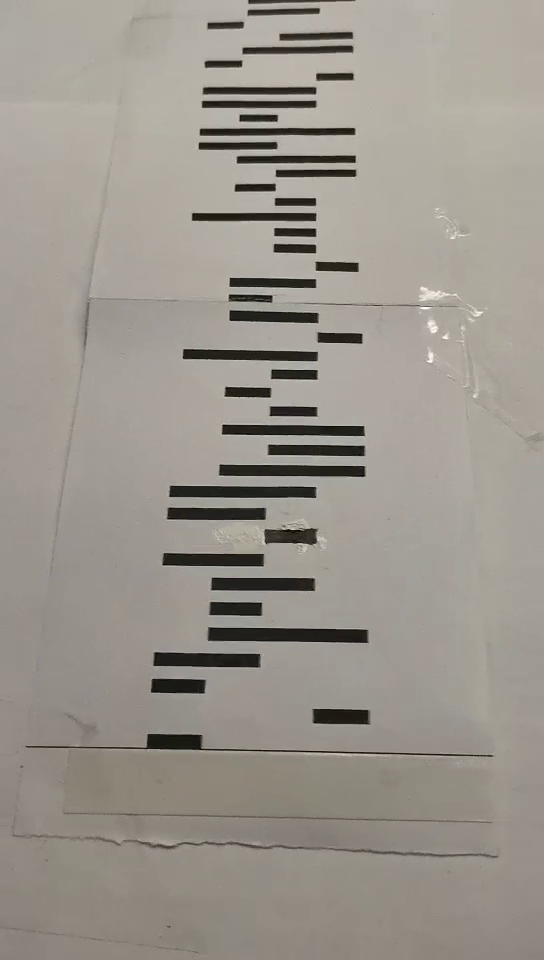
//> input picture frame 41 of test1.mp4, 544 x 960 px
$ ./figure_before_midterm   (built with g++ and OpenCV 4)
//> lines starting //> are read from the running program, lines starting //| are printed output that depends on the picture; after the words box and inside, x2 and y2 are one past the last pixel; in counts of white or black regions, pixels touching at a corner belong together
#include <opencv2/opencv.hpp>
#include <vector>
#include <algorithm>
#include <iostream>
#include <chrono>
#include <opencv2/core/core.hpp>
#include <opencv2/highgui/highgui.hpp>
#include <opencv2/imgproc/imgproc.hpp>
using namespace cv;
using namespace std;

// 结构体用于替代Python中的字典
struct Line {
    int centx, centy, xl, xr;
};

// 预处理函数
cv::Mat pre_proc(const Rect& roi, const Mat& src) {
    // 缩放图像到固定尺寸
    /*
    Mat resize;
    cv::resize(src, resize, Size(640, 480), 0, 0, INTER_LINEAR);

    // 复制resize到pre_img

    */
    Mat pre_img = src.clone();
    // 画出ROI区域
    rectangle(pre_img, roi, Scalar(0, 255, 0), 2);

    // 反色处理
    bitwise_not(pre_img, pre_img);

    // 分离通道，只处理蓝色通道
    vector<Mat> bgr_channels;
    split(pre_img, bgr_channels);
    Mat blue_channel = bgr_channels[0];

    // 裁剪ROI并缩放
    Mat img_roi = blue_channel(roi);
    Mat code;
    //cv::resize(img_roi, code, Size(src.cols, 640), 0, 0, INTER_LINEAR);

    // 二值化
    threshold(img_roi, code, 150, 255, THRESH_BINARY);

    // 降噪处理
    Mat kernel = getStructuringElement(MORPH_RECT, Size(5, 5));
    Mat h_kernel = getStructuringElement(MORPH_RECT, Size(src.cols / 16, 1));
    Mat rec;
    erode(code, rec, h_kernel);
    erode(rec, rec, kernel);

    return rec;
}
void put_code(const Rect& roi, const string& num, const Point& loc, Mat& src1, Mat& src2) {
    // 计算在src1上的文本位置
    Point p1(loc.x - 10, loc.y);
    putText(src1, num, p1, FONT_HERSHEY_TRIPLEX, 0.5, Scalar(255, 0, 0), 1, LINE_AA);

    // 计算在src2上的文本位置
    Point p2(static_cast<int>(roi.x + loc.x * (roi.width / 400.0) - 20), loc.y + roi.y);
    putText(src2, num, p2, FONT_HERSHEY_TRIPLEX, 0.5, Scalar(255, 0, 0), 1, LINE_AA);

}
void detect_and_draw_orb_features(Mat& img) {
    // 创建ORB特征检测器
    Ptr<ORB> orb = ORB::create();

    // 检测ORB特征
    vector<KeyPoint> keypoints;
    orb->detect(img, keypoints);

    // 在图像上绘制特征点
    drawKeypoints(img, keypoints, img, Scalar(0, 255, 0), DrawMatchesFlags::DEFAULT);
}

// 比较函数，用于sort
bool compareByCentY(const Line& a, const Line& b) {
    return a.centy > b.centy;
}

pair<vector<Line>, int> cluster(const vector<Vec4i>& lines) {
    vector<Line> a, b;
    int t = 0;

    // 转换所有直线到自定义的Line结构体
    for (const auto& line : lines) {
        Line l;
        l.centx = static_cast<int>((line[0] + line[2]) / 2.0);
        l.centy = static_cast<int>((line[1] + line[3]) / 2.0);
        l.xl = line[0];
        l.xr = line[2];
        a.push_back(l);
    }

    // 根据centy坐标排序
    sort(a.begin(), a.end(), compareByCentY);

    b.push_back(a[0]);

    for (const auto& line : a) {
        if (abs(b[t].centy - line.centy) < 10) {
            b[t].centy = static_cast<int>((b[t].centy + line.centy) / 2.0);
            b[t].xl = min(b[t].xl, line.xl);
            b[t].xr = max(b[t].xr, line.xr);
            b[t].centx = static_cast<int>((b[t].xl + b[t].xr) / 2.0);
        } else {
            b.push_back(line);
            ++t;
        }
    }

    return {b, t + 1}; // 返回聚类后的直线和数量
}


void cluster_and_set_threshold(vector<Line>& b, vector<int>& thresholds) {
    // 计算每条线的宽度并转换为Mat格式
    Mat data(b.size(), 1, CV_32F);
    for (size_t i = 0; i < b.size(); ++i) {
        int width = b[i].xr - b[i].xl;  // 计算线的宽度
        data.at<float>(i) = static_cast<float>(width);
    }

    // 使用K-means聚类算法对线的宽度进行聚类
    Mat labels, centers;
    kmeans(data, 4, labels, TermCriteria(TermCriteria::EPS + TermCriteria::COUNT, 10, 1.0), 4, KMEANS_PP_CENTERS, centers);

    // 将聚类中心点的宽度转换为vector<int>格式，并按从小到大的顺序排序
    vector<int> centers_vec(4);
    for (int i = 0; i < 4; ++i) {
        centers_vec[i] = static_cast<int>(centers.at<float>(i));
    }
    sort(centers_vec.begin(), centers_vec.end());

    // 设置阈值为相邻两个聚类中心点的宽度的平均值
    thresholds.resize(3);
    thresholds[0] = (centers_vec[0] + centers_vec[1]) / 2;
    thresholds[1] = (centers_vec[1] + centers_vec[2]) / 2;
    thresholds[2] = (centers_vec[2] + centers_vec[3]) / 2;
}
string code_rec(const Rect& roi, const vector<Line>& b, int cls_number, Mat& src1, Mat& src2) {
    string head;
    // 遍历所有的聚类直线
    vector<int> thresholds;
    cluster_and_set_threshold(const_cast<vector<Line>&>(b), thresholds);
    for (int i = 0; i < cls_number; ++i) {
        line(src1, Point(b[i].xl, b[i].centy), Point(b[i].xr, b[i].centy), Scalar(0, 255, 255), 3, LINE_AA);
        circle(src1, Point(b[i].centx, b[i].centy), 3, Scalar(0, 0, 255), 3);
        int width = b[i].xr - b[i].xl;

        if (b[i].centy > 120) {
            if (width < thresholds[0]) {
                if (b[i].centx < 110) {
                    put_code(roi, "1", Point(b[i].xl, b[i].centy), src1, src2);
                    head += '1';
                } else if (b[i].centx < 200) {
                    put_code(roi, "2", Point(b[i].xl, b[i].centy), src1, src2);
                    head += '2';
                } else if (b[i].centx < 290) {
                    put_code(roi, "3", Point(b[i].xl, b[i].centy), src1, src2);
                    head += '3';
                } else {
                    put_code(roi, "4", Point(b[i].xl, b[i].centy), src1, src2);
                    head += '4';
                }
            } else if (width < thresholds[1]) {
                if (b[i].centx < 170) {
                    put_code(roi, "5", Point(b[i].xl, b[i].centy), src1, src2);
                    head += '5';
                } else if (b[i].centx < 250) {
                    put_code(roi, "6", Point(b[i].xl, b[i].centy), src1, src2);
                    head += '6';
                } else {
                    put_code(roi, "7", Point(b[i].xl, b[i].centy), src1, src2);
                    head += '7';
                }
            } else if (width < thresholds[2]) {
                if (b[i].centx < 220) {
                    put_code(roi, "8", Point(b[i].xl, b[i].centy), src1, src2);
                    head += '8';
                } else {
                    put_code(roi, "9", Point(b[i].xl, b[i].centy), src1, src2);
                    head += '9';
                }
            } else {
                put_code(roi, "0", Point(b[i].xl, b[i].centy), src1, src2);
                head += '0';
            }
        }
    }
    return head;
}

int locate(const int x_cut, const string& head) {
    const string pi = "1415926535897932384626433832795028841971693993751058209749445923078164062862089986280348253421170679821480865";
    int location = -1;
    if (head.length() >= 5) {
        for (size_t i = 0; i <= head.length() - 5; ++i) {
            size_t found = pi.find(head.substr(i, 5));
            if (found != string::npos) {
                location = static_cast<int>(found);
                // 找到匹配后，向两边扩展搜索
                int left = i, right = i + 4;
                while (left > 0 && pi[found - 1] == head[left - 1]) {
                    --found;
                    --left;
                }
                while (right < head.length() - 1 && pi[found + 5] == head[right + 1]) {
                    ++right;
                }
                break;
            }
        }
    }
    return location - x_cut;
}
// [36 lines left out: function roi_track, not called in this run]
int main() {
    // 视频准备
    VideoCapture cap("test1.mp4");
    if (!cap.isOpened()) {
        cerr << "Error opening video file" << endl;
        return -1;
    }

    Mat frame;
    //计算frame的长宽
    Rect roi(40, 220, 400, 320);

    // 设置ROI为frame的下半区域
    int frameCount = 1;
    while (cap.read(frame)) {
//> frame is the input picture: 960 rows x 544 cols, CV_8UC3; mean B, G, R 141.6, 149.5, 154.6
        auto start = chrono::high_resolution_clock::now();
        // 预处理
        cv::Mat rec_img_ROI ;
        rec_img_ROI = pre_proc(roi, frame);
//> in pre_proc, `Mat img_roi = blue_channel(roi);`:
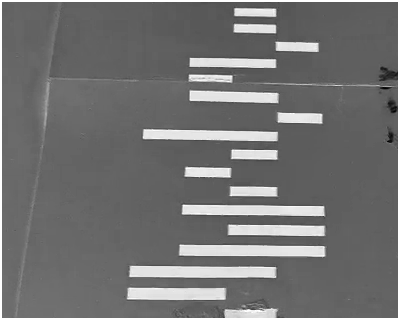
//> img_roi: 320 rows x 400 cols, CV_8UC1; min 0, max 255, mean 115.1
//> in pre_proc, `threshold(img_roi, code, 150, 255, THRESH_BINARY);`:
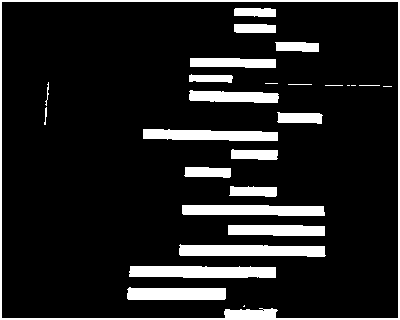
//> code: 320 rows x 400 cols, CV_8UC1; 12.8% white; 27 white regions (6 under 20 px), largest, box (x1, y1, x2, y2) and area: (0, 0, 400, 320) 3309, (129, 266, 276, 278) 1624, (179, 244, 326, 257) 1565
//> in pre_proc, `erode(rec, rec, kernel);`:
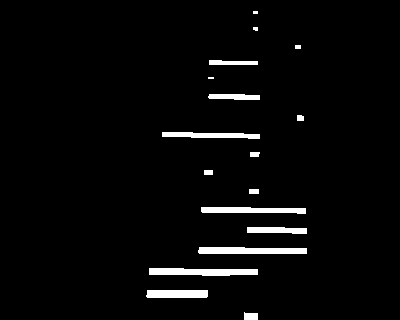
//> rec: 320 rows x 400 cols, CV_8UC1; 3.2% white; 17 white regions (3 under 20 px), largest, box (x1, y1, x2, y2) and area: (149, 268, 258, 276) 717, (198, 247, 307, 254) 697, (201, 207, 306, 214) 583

        // 霍夫变换
        vector<Vec4i> lines;
        HoughLinesP(rec_img_ROI, lines, 1, CV_PI / 180, 50, 50, 10);
//> lines = 33 lines (x1, y1, x2, y2), first 8: [201, 210, 305, 208], [149, 271, 257, 273], [208, 211, 305, 212], [149, 273, 235, 274], [202, 253, 306, 250], [162, 136, 259, 136], [199, 249, 306, 249], [205, 212, 305, 211]

        // 聚类
        pair<vector<Line>, int> clustering = cluster(lines);
//> the loop in cluster, `for (const auto& line : lines)` made 33 passes
//> (line, l.centx, l.centy, l.xl, l.xr) on passes 1 to 8: ([201, 210, 305, 208], 253, 209, 201, 305), ([149, 271, 257, 273], 203, 272, 149, 257), ([208, 211, 305, 212], 256, 211, 208, 305), ([149, 273, 235, 274], 192, 273, 149, 235), ([202, 253, 306, 250], 254, 251, 202, 306), ([162, 136, 259, 136], 210, 136, 162, 259), ([199, 249, 306, 249], 252, 249, 199, 306), ([205, 212, 305, 211], 255, 211, 205, 305)
//> after the loop in cluster, `for (const auto& line : a)`: t = 6
        vector<Line>& cls_lines = clustering.first;
//> cls_lines = 7 items
        int cls_num = clustering.second;
//> cls_num = 7

        // 识别
        string rec_code = code_rec(roi, cls_lines, cls_num, rec_img_ROI,frame);
//> in cluster_and_set_threshold, `Mat data(b.size(), 1, CV_32F);`: data = [0, 0, 0, 0, 0, 0, 0]
//> the loop in cluster_and_set_threshold, `for (size_t i = 0; i < b.size(); ++i)` made 7 passes
//> width on passes 1 to 7: 61, 108, 108, 59, 104, 97, 51
//> in cluster_and_set_threshold, `kmeans(data, 4, labels, TermCriteria(TermCriteria::EPS + TermCriteria:..`: labels = [1, 0, 0, 1, 0, 2, 3]; centers = [106.7, 60, 97, 51]
//> in cluster_and_set_threshold, `sort(centers_vec.begin(), centers_vec.end());`: centers_vec = [51, 60, 97, 106]
//> in cluster_and_set_threshold, `thresholds.resize(3);`: thresholds = [0, 0, 0]
//> in cluster_and_set_threshold, `thresholds[0] = (centers_vec[0] + centers_vec[1]) / 2;`: thresholds = [55, 0, 0]
//> in cluster_and_set_threshold, `thresholds[1] = (centers_vec[1] + centers_vec[2]) / 2;`: thresholds = [55, 78, 0]
//> in cluster_and_set_threshold, `thresholds[2] = (centers_vec[2] + centers_vec[3]) / 2;`: thresholds = [55, 78, 101]
//> the loop in code_rec, `for (int i = 0; i < cls_number; ++i)` made 7 passes
//> (width, p1 in put_code, p2 in put_code, head) on passes 1 to 6: (61, Point(136, 291), Point(166, 511), '6'), (108, Point(139, 269), Point(169, 489), "60"), (108, Point(188, 248), Point(218, 468), "600"), (59, Point(237, 228), Point(267, 448), "6007"), (104, Point(191, 208), Point(221, 428), "60070"), (97, Point(152, 133), Point(182, 353), "600708")
//> pass 1, in put_code, `putText(src1, num, p1, FONT_HERSHEY_TRIPLEX, 0.5, Scalar(255, 0, 0), 1..`:
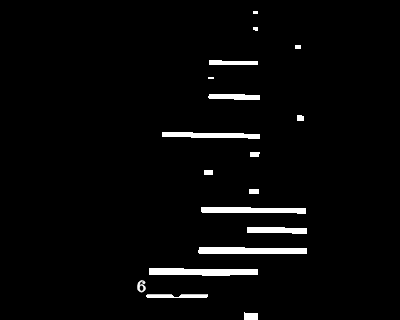
//> src1: 320 rows x 400 cols, CV_8UC1; min 0, max 255, mean 7.8
//> after the loop in code_rec, `for (int i = 0; i < cls_number; ++i)`:
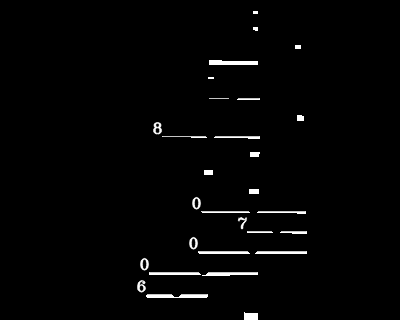
//> src1: 320 rows x 400 cols, CV_8UC1; 2.56% of pixels changed, all inside (x1, y1, x2, y2) = (137, 94, 307, 297)
//> after the loop in code_rec, `for (int i = 0; i < cls_number; ++i)`:
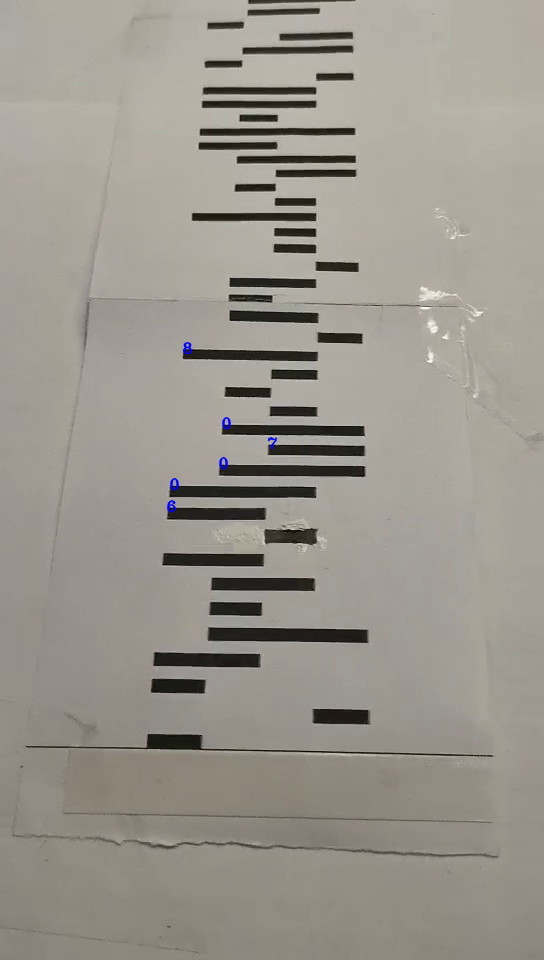
//> src2: 960 rows x 544 cols, CV_8UC3; 0.11% of pixels changed, all inside (x1, y1, x2, y2) = (167, 342, 278, 513)
//> rec_code = "600708"

        // 定位
        int location = locate(0, rec_code);
//> the loop in locate, `for (size_t i = 0; i <= head.length() - 5; ++i)` made 2 passes
//> found on passes 1 to 2: -1, -1
//> location = -1
        detect_and_draw_orb_features(frame);
//> in detect_and_draw_orb_features, `orb->detect(img, keypoints);`: keypoints = 500 keypoints; strongest (x, y, size): (271, 441, 31), (187, 344, 31), (271, 443, 31), (275, 439, 31)
//> in detect_and_draw_orb_features, `drawKeypoints(img, keypoints, img, Scalar(0, 255, 0), DrawMatchesFlags..`:
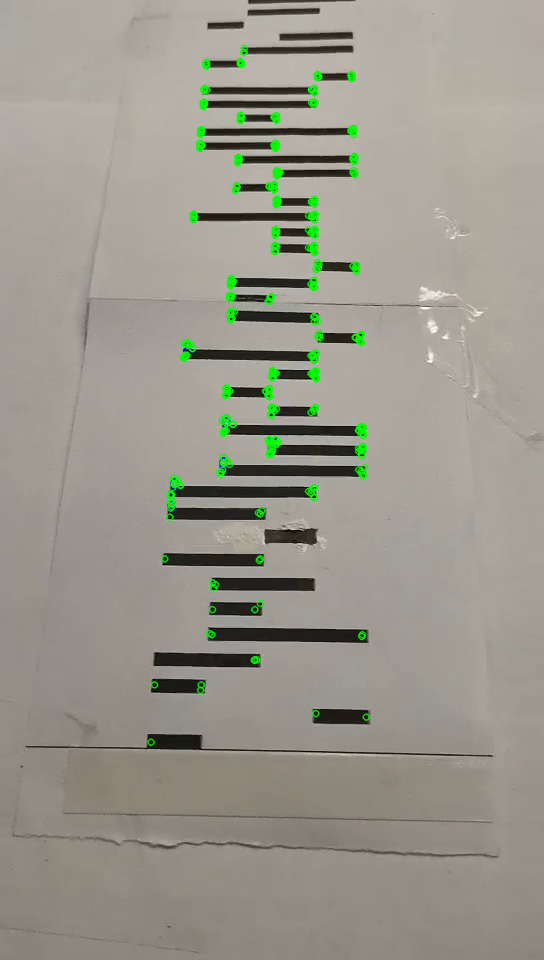
//> img: 960 rows x 544 cols, CV_8UC3; 1.74% of pixels changed, all inside (x1, y1, x2, y2) = (146, 44, 371, 747)
        // 输出结果
        cout << "----------------------------------" << endl;
        cout << "Frame: " << frameCount << endl;
        cout << "The number of detected lines: " << lines.size() << endl;
//| The number of detected lines: 33
        cout << "The number of clustered lines: " << cls_num << endl;
//| The number of clustered lines: 7
        cout << "Recognized code: " << rec_code.substr(0, 8) << endl;
//| Recognized code: 600708
        cout << "Location: " << (location < 0 ? "None" : to_string(location)) << endl;
//| Location: None

        auto end = chrono::high_resolution_clock::now();
        chrono::duration<double> elapsed = end - start;
        cout << "Recognition time (sec): " << elapsed.count() / 1000 << endl;

        // 显示结果
        imshow("rec_img", rec_img_ROI);
        imshow("Frame", frame);
        char key = static_cast<char>(waitKey(20));
//> the Esc key is pressed
        if (key == 27) break; // ESC to exit

        // 更新ROI
        //获取输入图像resize_img的宽度和高度

        //roi = roi_track(roi, cls_lines);
        //等待5s
        waitKey(500);
        frameCount++;
    }

    cap.release();
    destroyAllWindows();
    return 0;
}

$ run again, starting later in the video
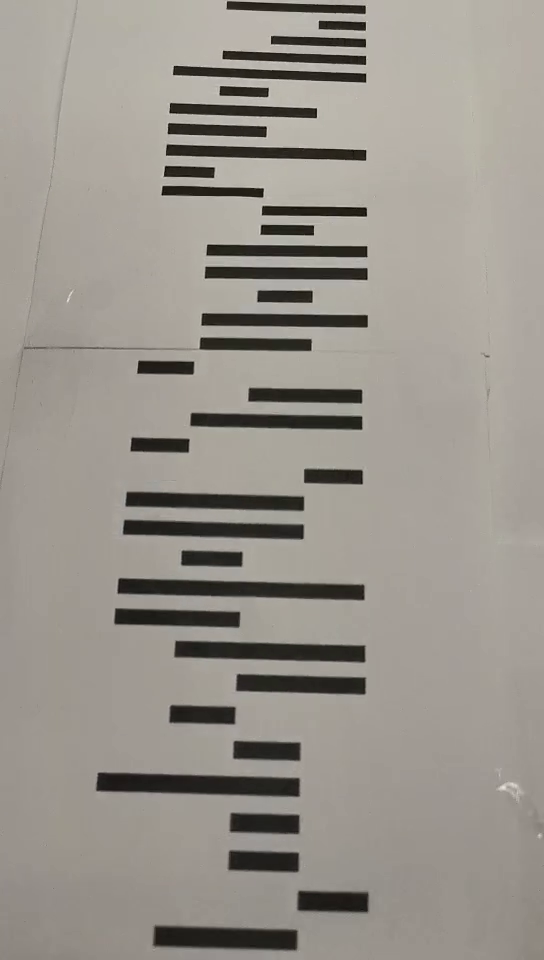
//> input picture frame 187 of test1.mp4, 544 x 960 px
//> frame is the input picture: 960 rows x 544 cols, CV_8UC3; mean B, G, R 140.2, 147.8, 152.9
//> code: 320 rows x 400 cols, CV_8UC1; 17.8% white; 16 white regions (2 under 20 px), largest, box (x1, y1, x2, y2) and area: (0, 0, 400, 320) 5504, (85, 272, 264, 291) 2640, (150, 193, 322, 210) 2326
//> in pre_proc, `erode(rec, rec, kernel);`:
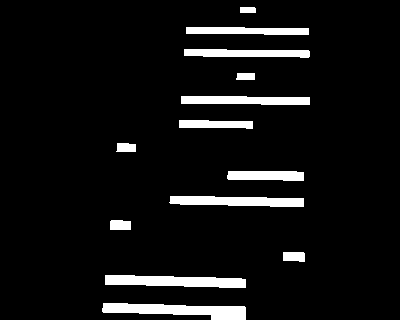
//> rec: 320 rows x 400 cols, CV_8UC1; 7% white; 13 white regions, largest, box (x1, y1, x2, y2) and area: (102, 303, 246, 320) 1528, (105, 275, 246, 288) 1382, (169, 196, 304, 207) 1181
//> lines = 58 lines (x1, y1, x2, y2), first 8: [103, 306, 244, 306], [170, 200, 303, 200], [105, 278, 245, 283], [114, 275, 245, 281], [186, 33, 308, 31], [103, 307, 245, 314], [184, 53, 309, 55], [170, 201, 303, 201]
//> the loop in cluster, `for (const auto& line : lines)` made 58 passes
//> (line, l.centx, l.centy, l.xl, l.xr) on passes 1 to 8: ([103, 306, 244, 306], 173, 306, 103, 244), ([170, 200, 303, 200], 236, 200, 170, 303), ([105, 278, 245, 283], 175, 280, 105, 245), ([114, 275, 245, 281], 179, 278, 114, 245), ([186, 33, 308, 31], 247, 32, 186, 308), ([103, 307, 245, 314], 174, 310, 103, 245), ([184, 53, 309, 55], 246, 54, 184, 309), ([170, 201, 303, 201], 236, 201, 170, 303)
//> after the loop in cluster, `for (const auto& line : a)`: t = 7
//> cls_lines = 8 items
//> cls_num = 8
//> data = [0, 0, 0, 0, 0, 0, 0, 0]
//> the loop in cluster_and_set_threshold, `for (size_t i = 0; i < b.size(); ++i)` made 8 passes
//> width on passes 1 to 8: 143, 140, 134, 76, 73, 128, 125, 122
//> labels = [2, 2, 3, 1, 1, 0, 0, 0]; centers = [125, 74.5, 141.5, 134]
//> centers_vec = [74, 125, 134, 141]
//> in cluster_and_set_threshold, `thresholds.resize(3);`: thresholds = [0, 0, 0]
//> in cluster_and_set_threshold, `thresholds[0] = (centers_vec[0] + centers_vec[1]) / 2;`: thresholds = [99, 0, 0]
//> in cluster_and_set_threshold, `thresholds[1] = (centers_vec[1] + centers_vec[2]) / 2;`: thresholds = [99, 129, 0]
//> in cluster_and_set_threshold, `thresholds[2] = (centers_vec[2] + centers_vec[3]) / 2;`: thresholds = [99, 129, 137]
//> the loop in code_rec, `for (int i = 0; i < cls_number; ++i)` made 8 passes
//> (width, p1 in put_code, p2 in put_code, head) on passes 1 to 5: (143, Point(92, 304), Point(122, 524), '0'), (140, Point(95, 278), Point(125, 498), "00"), (134, Point(159, 197), Point(189, 417), "009"), (76, Point(217, 171), Point(247, 391), "0093"), (73, Point(169, 121), Point(199, 341), "00933")
//> rec_code = "00933"
//> the loop in locate, `for (size_t i = 0; i <= head.length() - 5; ++i)` made 1 pass
//> found on pass 1: -1
//> location = -1
//> keypoints = 500 keypoints; strongest (x, y, size): (204, 333, 31), (252, 383, 31), (194, 410, 31), (193, 409, 37.2)
//> in detect_and_draw_orb_features, `drawKeypoints(img, keypoints, img, Scalar(0, 255, 0), DrawMatchesFlags..`:
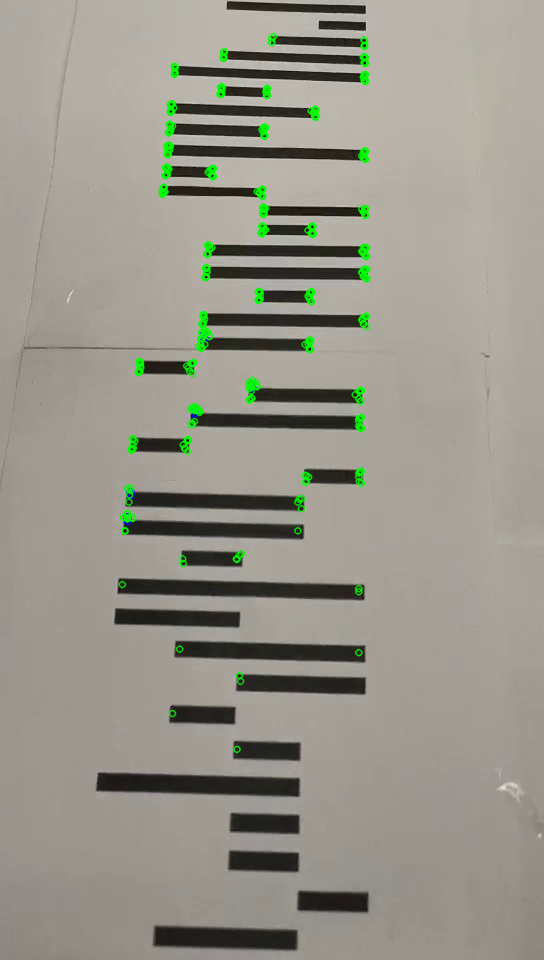
//> img: 960 rows x 544 cols, CV_8UC3; mean B, G, R 139.2, 149.5, 151.7
//| The number of detected lines: 58
//| The number of clustered lines: 8
//| Recognized code: 00933
//| Location: None
